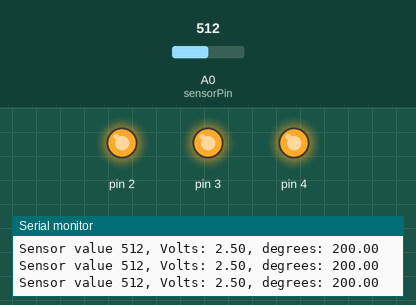
This sketch was run on a simulated Arduino Uno, built with avr-gcc and run on an emulated ATmega328P. Shown: output pins drawn as LEDs (lit = HIGH), the last lines printed to the serial monitor. Inputs (shaded band) come from the test bench; at power-on: A0 (sensorPin) = 512.

Above: at 1.3 s.
1.4 s: A0 (sensorPin) set to 171
2.9 s: A0 (sensorPin) set to 163
At 3.8 s:
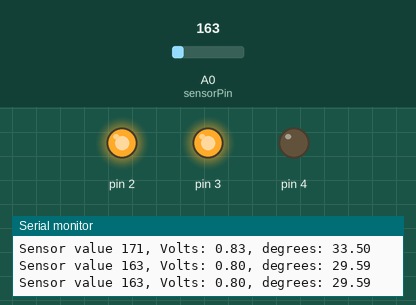
4.5 s: A0 (sensorPin) set to 122
At 5.1 s:
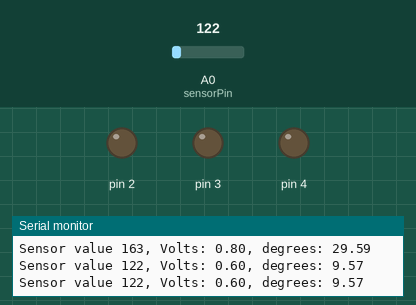
6.0 s: A0 (sensorPin) set to 306
At 6.4 s:
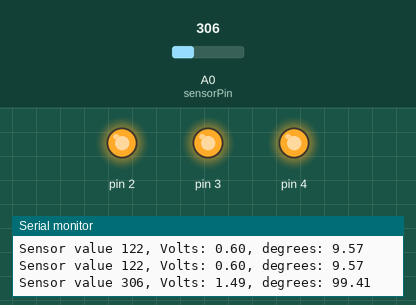
7.5 s: A0 (sensorPin) set to 0
At 8.9 s:
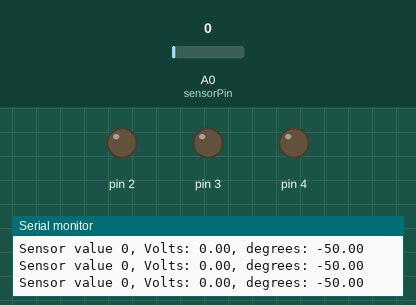
Timing chart, 0 to 10.0 s (numbered marks = the images above; inputs shaded):
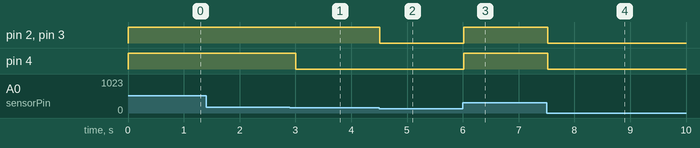

The sketch:

project_03.ino
```cpp
const int sensorPin = A0;
const float baselineTemp = 24.0;

void setup () {
  Serial.begin(9600); //opens a serial port

  for (int pinNumber = 2; pinNumber < 5; pinNumber++) {
    pinMode(pinNumber,OUTPUT); // initializing the pins
    digitalWrite(pinNumber,LOW); // setting them to off
  }
}

void loop () {
  // reads the temperature
  int sensorVal = analogRead(sensorPin);
  Serial.print("Sensor value ");
  Serial.print(sensorVal);

  // convert the ADC reading to voltage
  float voltage = (sensorVal/1024.0) * 5.0;
  Serial.print(", Volts: ");
  Serial.print(voltage);

  // convert voltage to temperature in celcius
  float temperature = (voltage - 0.5) * 100;
  Serial.print(", degrees: ");
  Serial.print(temperature);

  if(temperature < baselineTemp + 2){
    digitalWrite(2,LOW);
    digitalWrite(3,LOW);
    digitalWrite(4,LOW);
  } else if(temperature >= baselineTemp + 2 &&
    temperature < baselineTemp + 4) {
    digitalWrite(2,HIGH);
    digitalWrite(3,LOW);
    digitalWrite(4,LOW);
  } else if(temperature >= baselineTemp + 4 &&
    temperature < baselineTemp + 6) {
    digitalWrite(2,HIGH);
    digitalWrite(3,HIGH);
    digitalWrite(4,LOW);
  } else if(temperature >= baselineTemp + 6) {
    digitalWrite(2,HIGH);
    digitalWrite(3,HIGH);
    digitalWrite(4,HIGH);
  }

  Serial.print("\n");
  delay(500);
}
```

Measured:
- the behaviour switches between 164 and 163 on A0 (sensorPin) (found by bisection; images 0 and 1)
- after the input at 2.9 s, pin 4: HIGH → LOW after 0.11 s
- after the input at 4.5 s, pin 2, pin 3: HIGH → LOW at once
- after the input at 6.0 s, pin 2–4: LOW → HIGH at once
- after the input at 7.5 s, pin 2–4: HIGH → LOW at once
